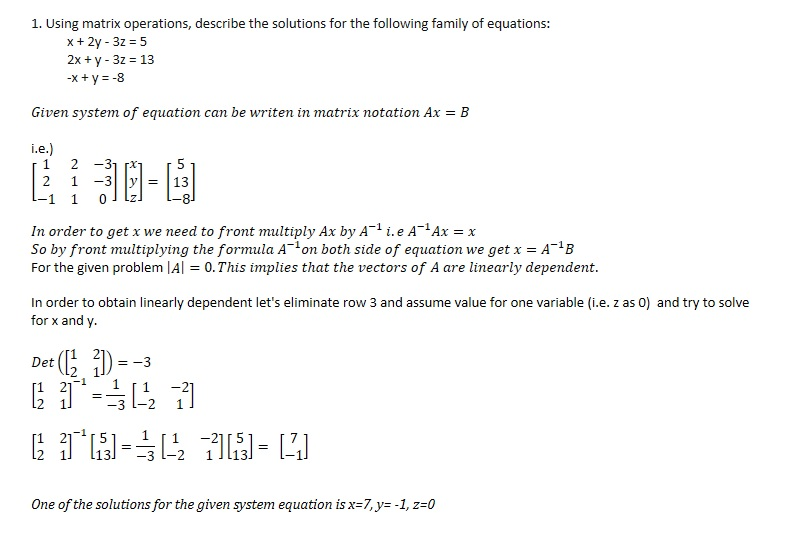
#> input picture Bridge/Question1.jpg, 794 x 534 px
$ python Prog8.py   (Python 2 division)   (older library calls are emulated)
#> lines starting #> are read from the running program, lines starting #| are printed output that depends on the picture
__author__ = 'Mohan Kandaraj'
import sys
from scipy import misc
import scipy.ndimage as ndimage
import skimage.filters as skif
import Tkinter, tkFileDialog

if __name__ == "__main__":
    """Main function to execute the program"""
    Tkinter.Tk().withdraw()
    try:
        #Ask user for the file(s)
        files=tkFileDialog.askopenfilenames(initialfile='*.png',title='Select One or More Images',filetypes=[('all','*'), ('png image','*.png')])
#> the answer given: ../Bridge/Question1.jpg
        for file in files:
            #Load Image
            picture = misc.imread(str(file))
#> picture is the input picture: shape (534, 794, 3); mean R, G, B 248, 248.2, 247.9
            #Apply Gaussian filter
            picture_filtered = ndimage.gaussian_filter(picture, 4)
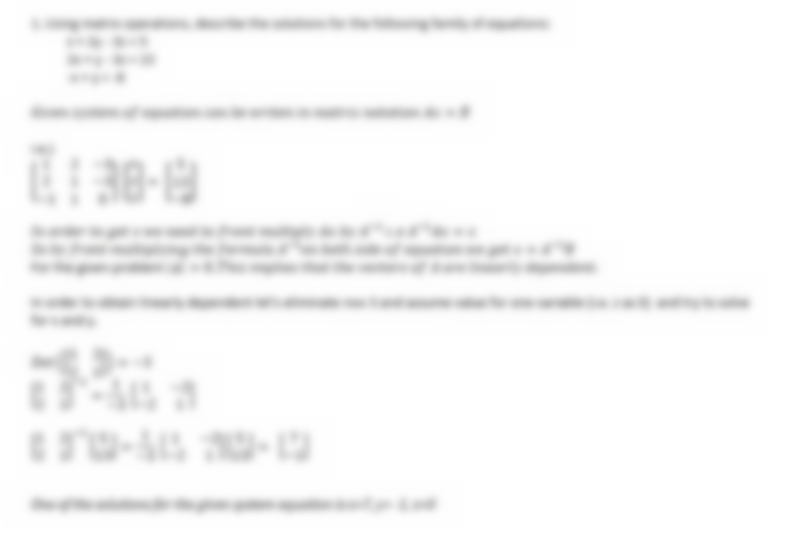
#> picture_filtered: shape (534, 794, 3); mean R, G, B 247.3, 247.4, 247.3
            #Find Threshold
            cutoff = skif.threshold_otsu(picture_filtered)
#> cutoff = 235
            #Detect objects
            labeled, n = ndimage.label(picture_filtered > cutoff)
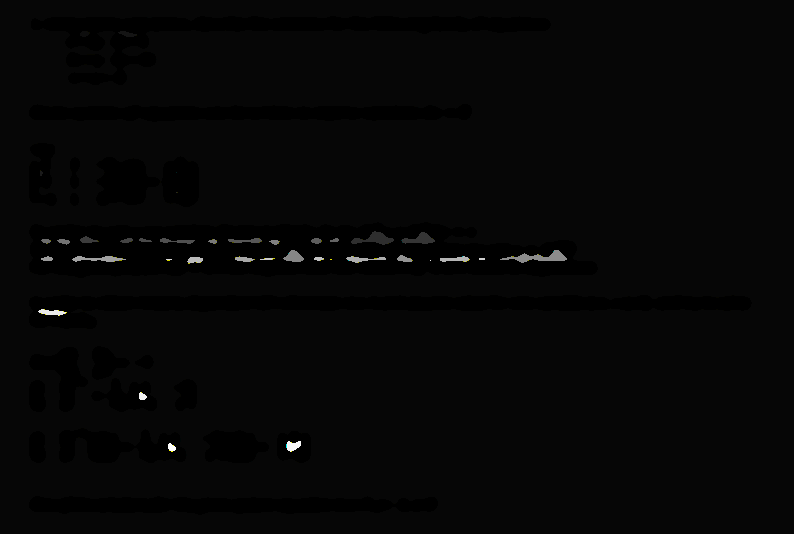
#> labeled: shape (534, 794, 3) int32; mean R, G, B 1, 1, 0.9; drawn with min black and max white
#> n = 38
            print "Number of objects in image %s  :  %s" % (file,n)
#| Number of objects in image ../Bridge/Question1.jpg  :  38
            #pylab.imshow(labeled)
            #pylab.show()

            #Find Object Centers
            centers = ndimage.center_of_mass(picture_filtered,labeled,range(0,n))
#> centers = 38 items, first 6: (257.2, 247.7, 1), (268.5, 428.6, 1), (33.38, 84.15, 0.978), (33.62, 126.9, 0.995), (172.8, 40.71, 0.973), (172, 176, 1.5)
            print "Object Centers (Image %s):%s\n" % (file,centers)
#> (printed output is left out)

    except Exception, e:
        print "Error: Terminating the program! " + str(e)
        sys.exit(e)
